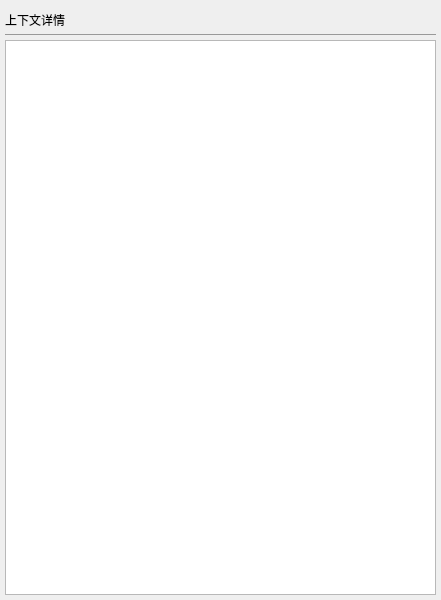
<?xml version="1.0" encoding="UTF-8"?>
<ui version="4.0">
 <class>MsgRecordSon</class>
 <widget class="QWidget" name="MsgRecordSon">
  <property name="geometry">
   <rect>
    <x>0</x>
    <y>0</y>
    <width>441</width>
    <height>600</height>
   </rect>
  </property>
  <property name="windowTitle">
   <string>MsgRecordSon</string>
  </property>
  <property name="styleSheet">
   <string notr="true"/>
  </property>
  <layout class="QVBoxLayout" name="verticalLayout">
   <property name="spacing">
    <number>5</number>
   </property>
   <property name="leftMargin">
    <number>5</number>
   </property>
   <property name="topMargin">
    <number>5</number>
   </property>
   <property name="rightMargin">
    <number>5</number>
   </property>
   <property name="bottomMargin">
    <number>5</number>
   </property>
   <item>
    <widget class="QWidget" name="widget" native="true">
     <property name="minimumSize">
      <size>
       <width>0</width>
       <height>30</height>
      </size>
     </property>
     <property name="maximumSize">
      <size>
       <width>16777215</width>
       <height>30</height>
      </size>
     </property>
     <property name="styleSheet">
      <string notr="true">border-bottom:1px solid #999;</string>
     </property>
     <layout class="QHBoxLayout" name="horizontalLayout">
      <property name="spacing">
       <number>3</number>
      </property>
      <property name="leftMargin">
       <number>0</number>
      </property>
      <property name="topMargin">
       <number>0</number>
      </property>
      <property name="rightMargin">
       <number>0</number>
      </property>
      <property name="bottomMargin">
       <number>0</number>
      </property>
      <item>
       <widget class="QLabel" name="labValue">
        <property name="text">
         <string>上下文详情</string>
        </property>
       </widget>
      </item>
      <item alignment="Qt::AlignRight">
       <widget class="QPushButton" name="btnClose">
        <property name="minimumSize">
         <size>
          <width>30</width>
          <height>30</height>
         </size>
        </property>
        <property name="maximumSize">
         <size>
          <width>30</width>
          <height>30</height>
         </size>
        </property>
        <property name="cursor">
         <cursorShape>PointingHandCursor</cursorShape>
        </property>
        <property name="styleSheet">
         <string notr="true">image: url(:Resources/Images/WinMain/sysbtn_close_normal.png);
border:none;</string>
        </property>
        <property name="text">
         <string> </string>
        </property>
       </widget>
      </item>
     </layout>
    </widget>
   </item>
   <item>
    <widget class="QListWidget" name="listWidget"/>
   </item>
  </layout>
 </widget>
 <layoutdefault spacing="6" margin="11"/>
 <resources/>
 <connections>
  <connection>
   <sender>btnClose</sender>
   <signal>clicked()</signal>
   <receiver>MsgRecordSon</receiver>
   <slot>close()</slot>
   <hints>
    <hint type="sourcelabel">
     <x>470</x>
     <y>36</y>
    </hint>
    <hint type="destinationlabel">
     <x>253</x>
     <y>213</y>
    </hint>
   </hints>
  </connection>
 </connections>
</ui>
